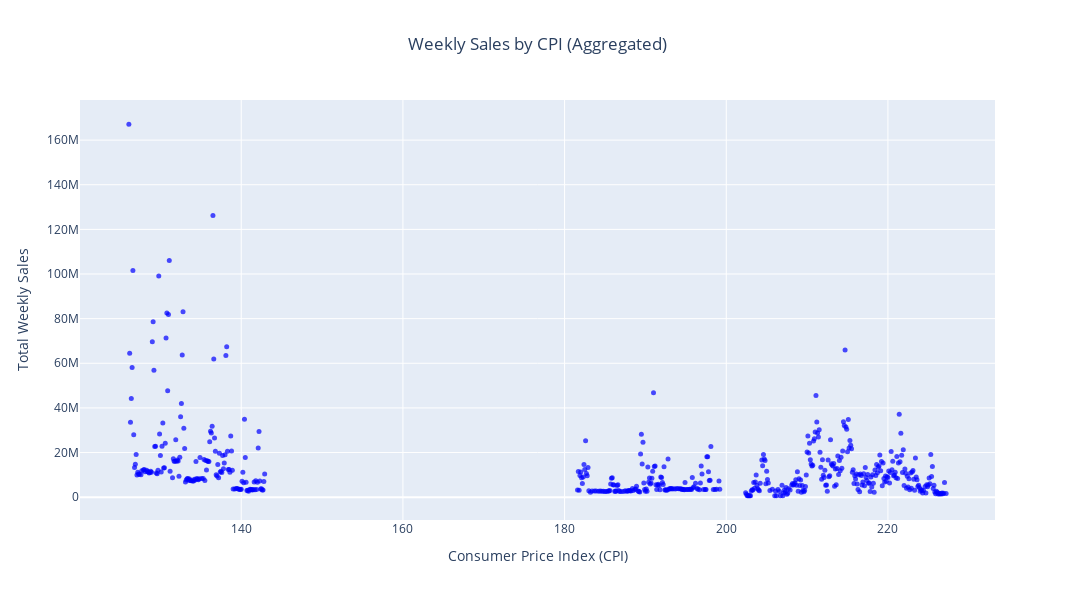

The notebook cell saved with this chart:
### Code cell
# Since my plot varied so much when compared to the plot in the project documentation,
# I decided to take a different approach to get closer to the image in the documentation.

# Round the CPI value down to a single decimal point to create "bins" for the CPI values
# Use the raw CPI data for this
df['cpi_bin'] = df['cpi'].round(1)

# Aggregate the weekly sales by the cpi bin
df_cpi_grouped = df.groupby('cpi_bin', as_index=False)['weekly_sales'].sum()

# Now recreate the scatter plot
# Weekly Sales by CPI
trace_sales_by_cpi_bin = go.Scatter(
    x = df_cpi_grouped['cpi_bin'],
    y = df_cpi_grouped['weekly_sales'],
    mode = 'markers',
    marker = dict(size=5, color='blue', opacity=0.7),
    hovertemplate='CPI: %{x:.1f}<br>Total Weekly Sales: %{y:$,.2f}<extra></extra>'
)

fig_by_bin = go.Figure()

# Create a trace for the yearly bar chart
fig_by_bin.add_trace(trace_sales_by_cpi_bin)

fig_by_bin.update_layout(
    title='Weekly Sales by CPI (Aggregated)',
    title_x = 0.5,
    xaxis_title='Consumer Price Index (CPI)',
    yaxis_title='Total Weekly Sales',
    height=600,
    width=1075
)

fig_by_bin.show()

### Figure 1 — Plotly figure (JSON) as saved in the notebook; plotly's stock layout.template omitted (floating-point values rounded to 4 significant figures; data arrays with more than 128 entries replaced by an {"elided": "..."} marker saying what was removed)
{"data": [{"hovertemplate": "CPI: %{x:.1f}<br>Total Weekly Sales: %{y:$,.2f}<extra></extra>", "marker": {"color": "blue", "opacity": 0.7, "size": 5}, "mode": "markers", "type": "scatter", "x": {"elided": "532 float values"}, "y": {"elided": "532 float values"}}], "layout": {"height": 600, "title": {"text": "Weekly Sales by CPI (Aggregated)", "x": 0.5}, "width": 1075, "xaxis": {"title": {"text": "Consumer Price Index (CPI)"}}, "yaxis": {"title": {"text": "Total Weekly Sales"}}}}
